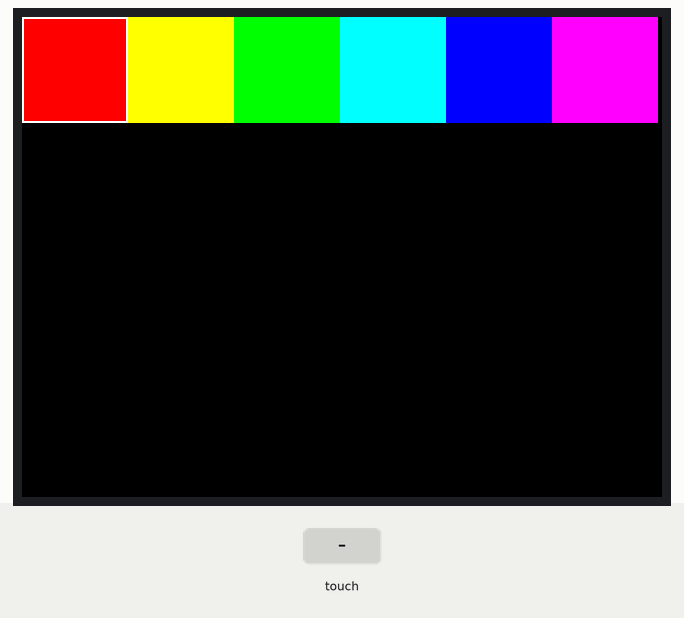
Recording of a sketch running on a simulated Arduino Uno, built with avr-gcc and run on an emulated ATmega328P. On the bench: 320×240 colour display. Inputs (shaded band) come from the test bench.

Above: at 1.4 s.
1.5 s: touch panel pressed at 13 % / 10 % of its raw x / y range
3.0 s: touch panel pressed at 38 % / 10 % of its raw x / y range
Timing chart, 0 to 6.0 s (numbered marks = the images above; inputs shaded):
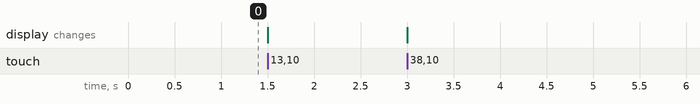

The sketch:

EX_44_02.ino
```cpp
#include <Adafruit_ILI9341.h>
#include <Adafruit_STMPE610.h>

#define TFT_DC 9
#define TFT_CS 10

Adafruit_ILI9341 myTFT = Adafruit_ILI9341(TFT_CS, TFT_DC);

#define TS_MINX 150
#define TS_MINY 130
#define TS_MAXX 3800
#define TS_MAXY 3900

#define STMPE_CS 8

Adafruit_STMPE610 myTouch = Adafruit_STMPE610(STMPE_CS);

uint16_t colors[] = {
  ILI9341_RED, ILI9341_YELLOW, ILI9341_GREEN,
  ILI9341_CYAN, ILI9341_BLUE, ILI9341_MAGENTA
};
byte previousColor, currentColor;

int16_t BOXSIZE;
int16_t PENRADIUS = 3;

void setup() {
  myTFT.begin();
  myTouch.begin();

  myTFT.setRotation(1);

  BOXSIZE = myTFT.width() / 6;
  myTFT.fillScreen(ILI9341_BLACK);

  for (byte i = 0; i < 6; i++) {
    myTFT.fillRect(BOXSIZE * i, 0, BOXSIZE, BOXSIZE, colors[i]);
  }

  currentColor = 0;
  myTFT.drawRect(BOXSIZE * currentColor, 0, BOXSIZE, BOXSIZE, ILI9341_WHITE);
}

void loop() {
  if (myTouch.bufferEmpty()) {
    return;
  }

  uint16_t xpos, ypos;

  TS_Point tp = myTouch.getPoint();
  xpos = map(tp.y, TS_MINY, TS_MAXY, 0, myTFT.width());
  ypos = map(tp.x, TS_MAXX, TS_MINX, 0, myTFT.height());

  // 색상 선택 영역
  if (ypos < BOXSIZE) {
    previousColor = currentColor;

    currentColor = xpos / BOXSIZE;
    myTFT.drawRect(currentColor * BOXSIZE, 0, BOXSIZE, BOXSIZE, ILI9341_WHITE);

    if (previousColor != currentColor) {
      myTFT.fillRect(previousColor * BOXSIZE, 0, BOXSIZE, BOXSIZE, colors[previousColor]);
    }
  }

  // 그리기 영역
  if ( (ypos - PENRADIUS) > BOXSIZE && (ypos + PENRADIUS) < myTFT.height() ) {
    myTFT.fillCircle(xpos, ypos, PENRADIUS, colors[currentColor]);
  }

  // 화면 지우기 영역
  if (ypos > myTFT.height() - 10) {
    myTFT.fillRect(0, BOXSIZE, myTFT.width(), myTFT.height() - BOXSIZE, ILI9341_BLACK);
  }
}
```
